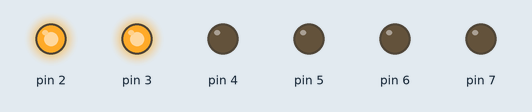
This sketch was run on a simulated Arduino Nano, built with avr-gcc and run on an emulated ATmega328P. On the bench: output pins drawn as LEDs (lit = HIGH).

Above: at 0.2 s.
At 1.2 s:
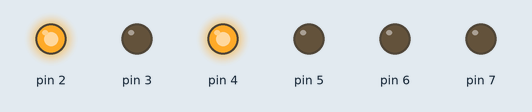
At 1.7 s:
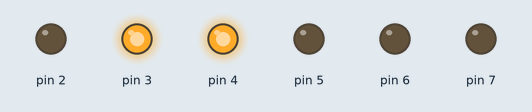
At 3.2 s:
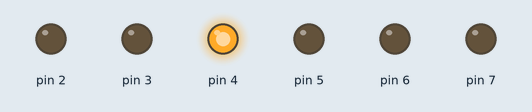
At 4.7 s:
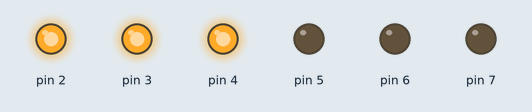
Timing chart, 0 to 5.8 s (numbered marks = the images above):
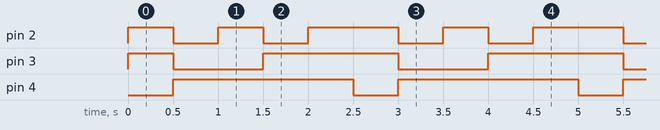

The sketch:

lab3.ino
```cpp
/*
Lab 3
DAC
*/

// variables
uint8_t temp;

// functions

void setup(){
    Serial.begin(1000000); // why not
    DDRD = 0b11111110; // pins 1-7 as output. 0 is Tx
    temp = 0b00000000; // initialise as low
    PORTD = temp;
}

void loop(){
    // go from 0.9 to 2.2V
    // for temp from 12 to 28 adding 4, in binary to be explicit about pins
    for(temp = 0b00001100; temp <= 0b00011100; temp += 0b100){
      PORTD = temp;
      delay(500);
    }
}
```

Measured:
- by itself, pin 2: repeats every 2.5 s: LOW 0.50 s, HIGH 0.50 s, LOW 0.50 s, HIGH 1.0 s
- by itself, pin 3: repeats every 2.5 s: LOW 1.0 s, HIGH 1.5 s
- by itself, pin 4: alternates HIGH for 2.0 s and LOW for 0.50 s
